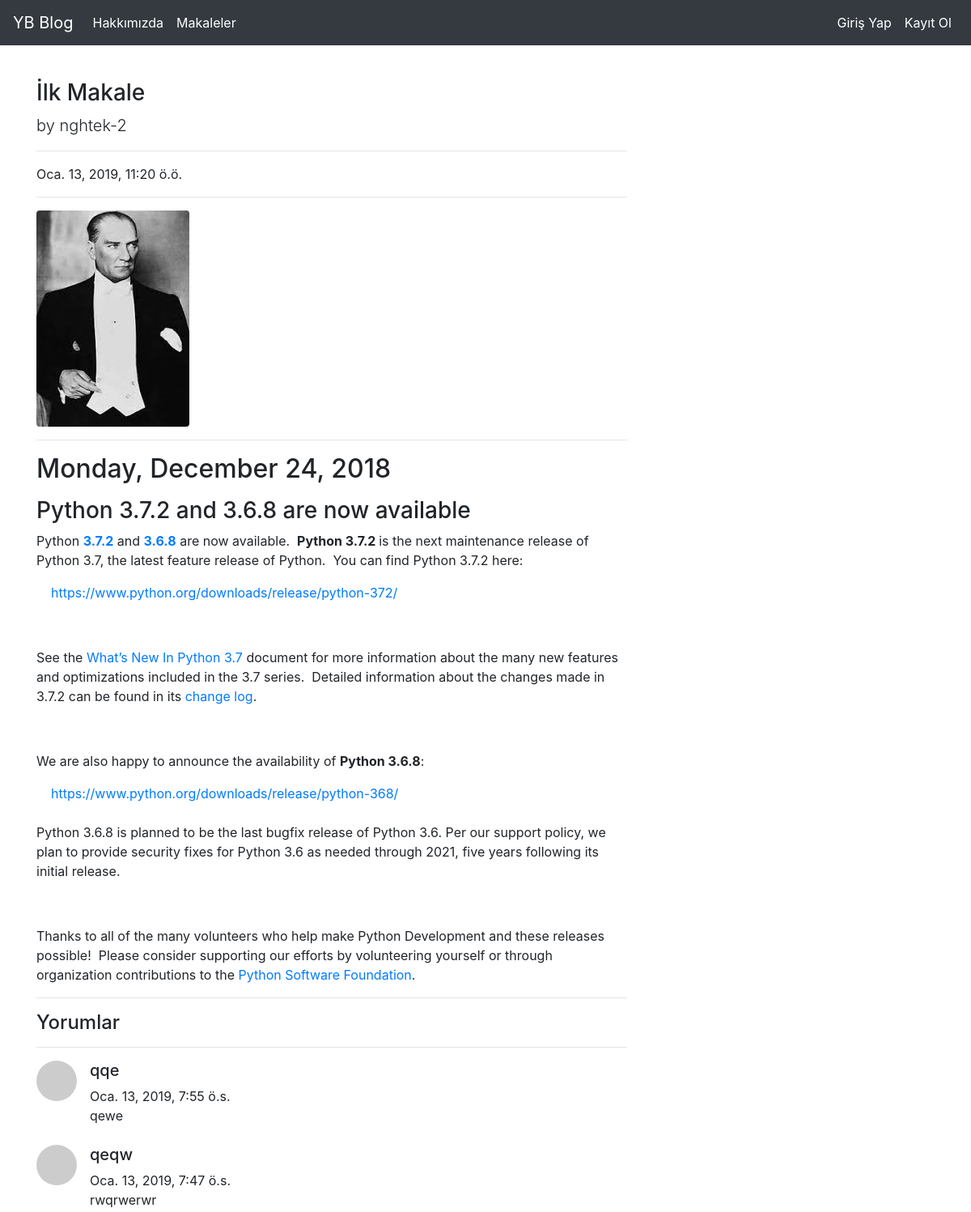
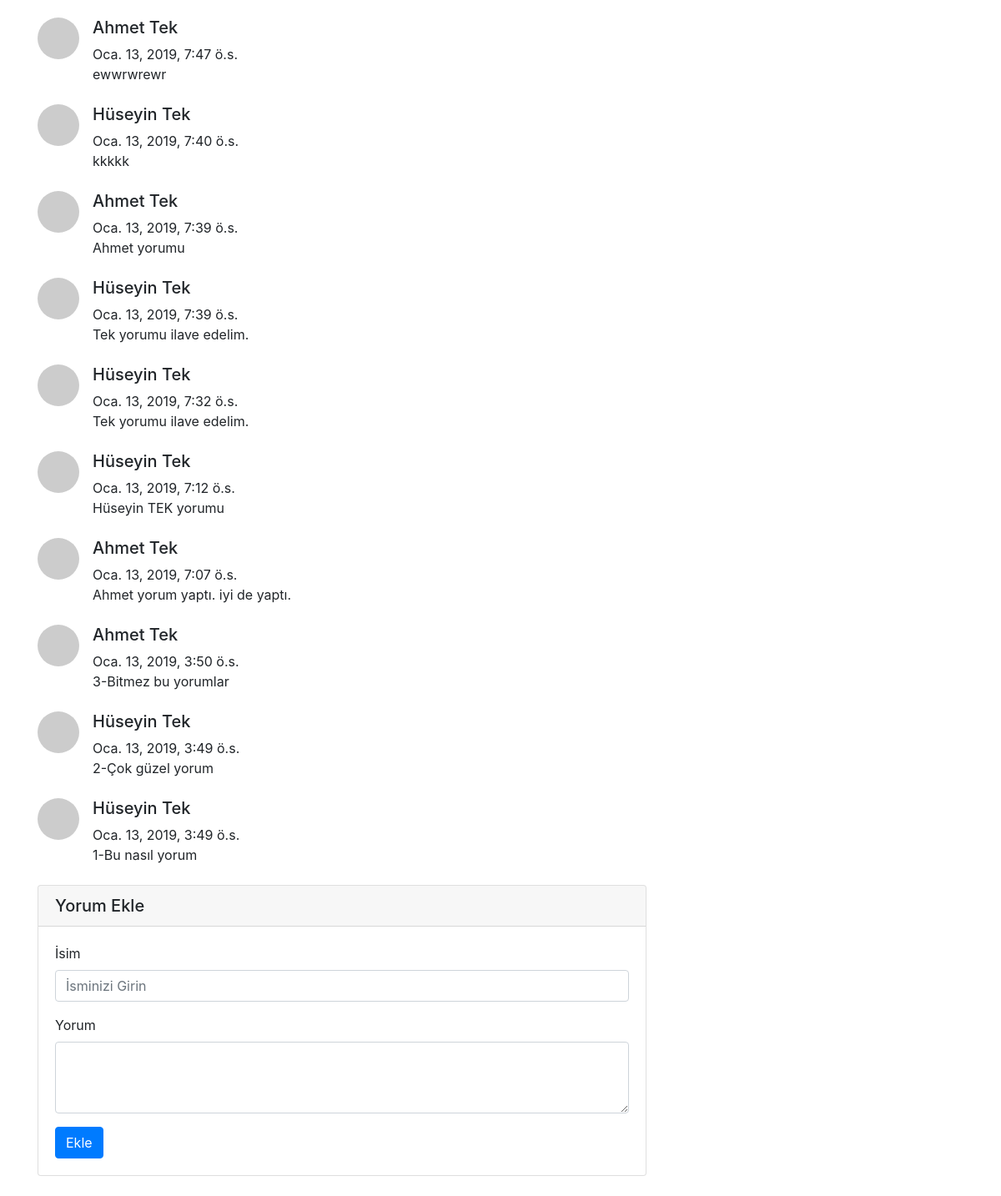
The app's page /articles/article/23 with its own data (2 pictures, top to bottom).
### article/models.py (models this page shows, shortened)
class Article(models.Model):
    author = models.ForeignKey("auth.User",on_delete = models.CASCADE,verbose_name = "Yazar")
    title = models.CharField(max_length = 50,verbose_name = "Başlık")
    content = RichTextField(verbose_name = "İçerik")
    created_date = models.DateTimeField(auto_now_add = True, verbose_name = "Oluşturulma Tarihi")
    article_image = models.FileField(blank = True, null = True, verbose_name="Makaleye Fotoğraf Ekleyin")
    class Meta:
        ordering = ['-created_date']

class Comment(models.Model):
    article  = models.ForeignKey(Article,on_delete = models.CASCADE,verbose_name= "Makale",related_name="comments")
    comment_author = models.CharField(max_length = 50,verbose_name = "İsim")
    comment_content = models.CharField(max_length =500,verbose_name = "Yorum")
    comment_date = models.DateTimeField(auto_now_add=True)
    class Meta:
       ordering = ['-comment_date']

### article/views.py (the view)
# urls.py: path("article/<int:id>", views.detail, name = "detail"),
def detail(request,id):
    article = get_object_or_404(Article, id = id)
    comments = article.comments.all()
    context = {
        "article":article
    }
    return render(request,"detail.html",{"article":article,"comments":comments})

### templates/detail.html (shortened to what this page needs)
{% extends "layout.html" %}
{% block body %}
<div class="row">
        <div class="col-lg-8">
          <h3 class="mt-4"> {{article.title}} </h3>
          <p class="lead">
            by
            {{article.author}}
          </p>
          <hr>
          <p>{{article.created_date}}</p>
          <hr>
          {%if article.article_image%}
         <img class="img-fluid rounded" src="{{article.article_image.url}}" alt="">
          {%endif%}
          <hr>
          <p class="lead">
          {{article.content|safe}}
          </p>
          <hr>
        {% if comments %}
        <h4>Yorumlar</h4>
        <hr>
        {% for comment in  comments%}
         <div class="media mb-4">
            <img class="d-flex mr-3 rounded-circle" src="http://placehold.it/50x50" alt="">
            <div class="media-body">
              <h5 class="mt-0">{{comment.comment_author}}</h5>
                {{comment.comment_date}} <br>
                {{comment.comment_content}}
            </div>
          </div>
        {% endfor %}
        {% else %}
        <div class ="alert alert-danger">
          Bu Makaleye henüz yorum yapılmadı, ilk yorumu yapan siz olun..."
        </div>
        {% endif %}
          <div class="card my-4">
            <h5 class="card-header">Yorum Ekle</h5>
            <div class="card-body">
            <form method = "POST" action = "{% url 'article:comment' article.id %}">
              <div class="form-group">
                <label for="formGroupExampleInput">İsim</label>
                <input name = "comment_author" type="text" class="form-control" id="formGroupExampleInput" placeholder="İsminizi Girin">
              </div>
              <div class="form-group">
                  <label for="formGroupExampleInput">Yorum</label>
                  <textarea name = "comment_content" class="form-control" rows="3"></textarea>
              </div>
                <button type="submit" class="btn btn-primary">Ekle</button>
            </form>
            </div>
          </div>
  </div>
  </div>
{% endblock body %}

### records on screen
Article: title "İlk Makale", author "nghtek-2", created_date "Oca. 13, 2019, 11:20 ö.ö.", article_image (picture), content "Monday, December 24, 2018 Python 3.7.2 and 3.6.8 are now available Python 3.7.2 and 3.6.8 are now available. Python 3.7.2 is the next maintenance release of Python 3.7, the latest feature release of Python. You can find Python 3.7.2 here: https://www.python.org/downloads/release/python-372/ See the What’s New In Python 3.7 document for more information about the many new features and optimizations included in the 3.7 series. Detailed information about the changes made in 3.7.2 can be found in its change log . We are also happy to announce the availability of Python 3.6.8 : https://www.python.org/downloads/release/python-368/ Python 3.6.8 is planned to be the last bugfix release of Python…"
Comment: comment_author "qqe", comment_date "Oca. 13, 2019, 7:55 ö.s.", comment_content "qewe"
Comment: comment_author "qeqw", comment_date "Oca. 13, 2019, 7:47 ö.s.", comment_content "rwqrwerwr"
Comment: comment_author "Ahmet Tek", comment_date "Oca. 13, 2019, 7:47 ö.s.", comment_content "ewwrwrewr"
Comment: comment_author "Hüseyin Tek", comment_date "Oca. 13, 2019, 7:40 ö.s.", comment_content "kkkkk"
Comment: comment_author "Ahmet Tek", comment_date "Oca. 13, 2019, 7:39 ö.s.", comment_content "Ahmet yorumu"
Comment: comment_author "Hüseyin Tek", comment_date "Oca. 13, 2019, 7:39 ö.s.", comment_content "Tek yorumu ilave edelim."
Comment: comment_author "Hüseyin Tek", comment_date "Oca. 13, 2019, 7:32 ö.s.", comment_content "Tek yorumu ilave edelim."
Comment: comment_author "Hüseyin Tek", comment_date "Oca. 13, 2019, 7:12 ö.s.", comment_content "Hüseyin TEK yorumu"
Comment: comment_author "Ahmet Tek", comment_date "Oca. 13, 2019, 7:07 ö.s.", comment_content "Ahmet yorum yaptı. iyi de yaptı."
Comment: comment_author "Ahmet Tek", comment_date "Oca. 13, 2019, 3:50 ö.s.", comment_content "3-Bitmez bu yorumlar"
Comment: comment_author "Hüseyin Tek", comment_date "Oca. 13, 2019, 3:49 ö.s.", comment_content "2-Çok güzel yorum"
Comment: comment_author "Hüseyin Tek", comment_date "Oca. 13, 2019, 3:49 ö.s.", comment_content "1-Bu nasıl yorum"
